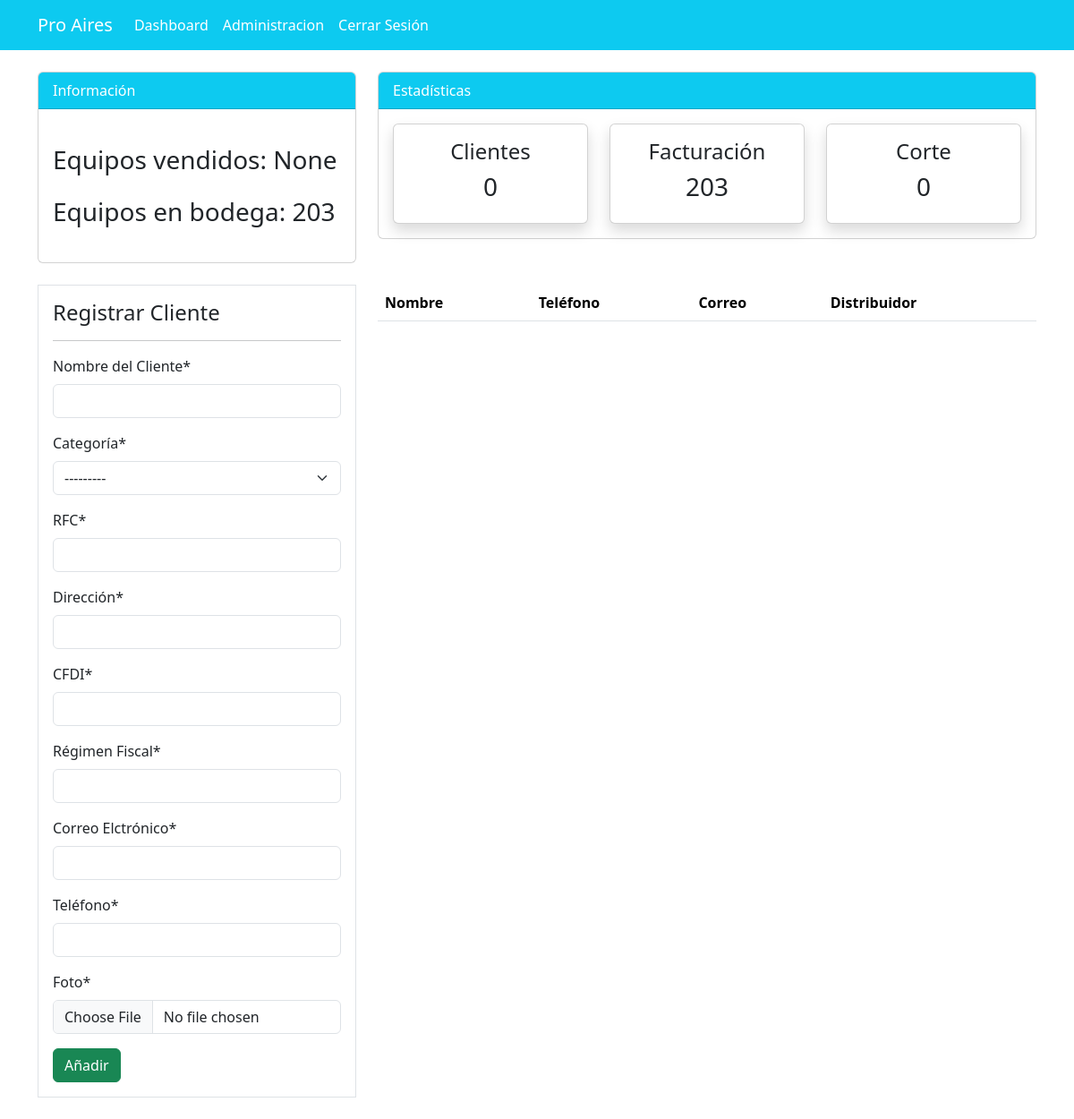
Before: /lista_clientes/ (signed in) with the older database file.
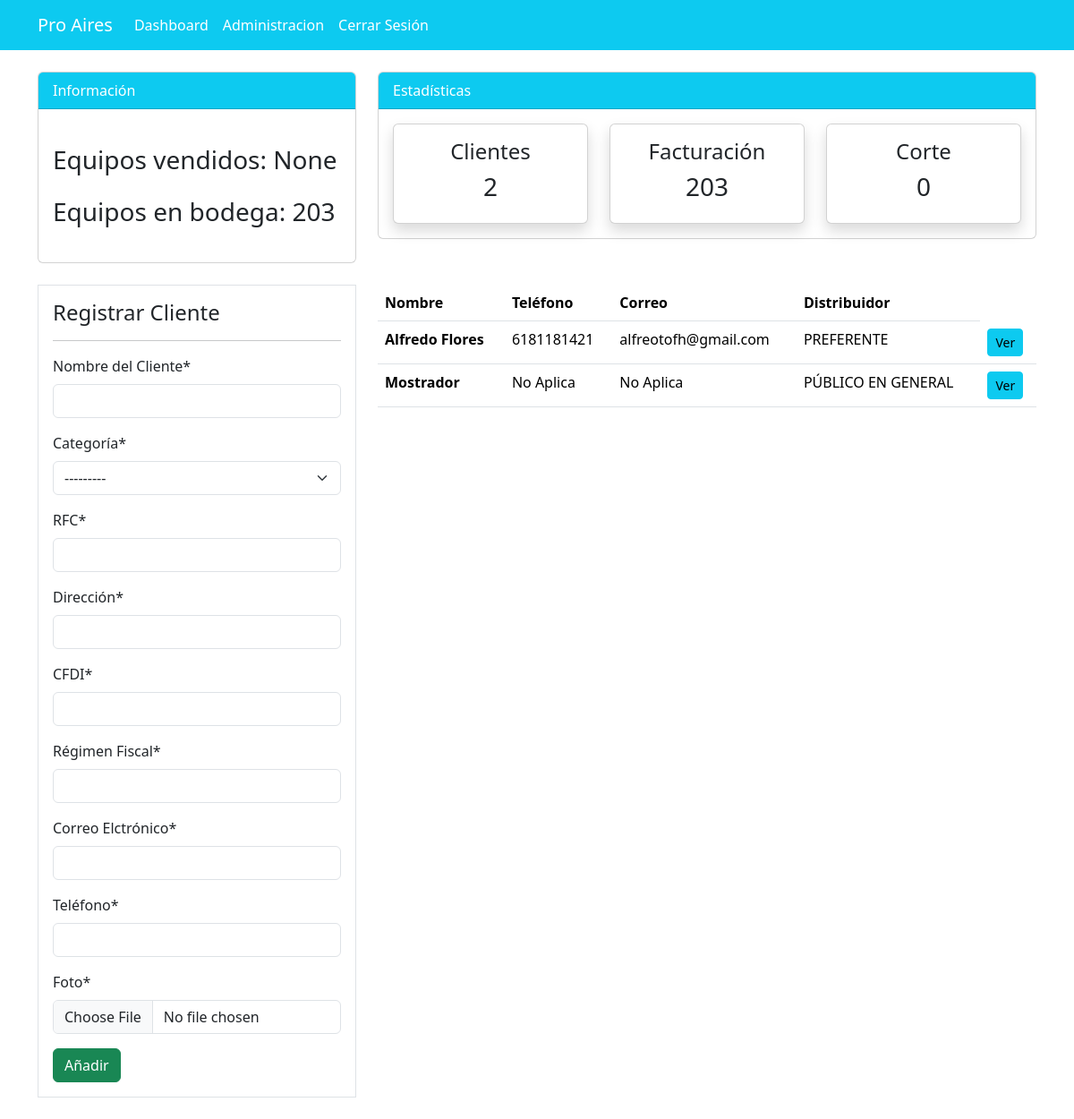
After: the same page with the newer database file.
### pos/models.py (models this page shows, shortened)
class Customer(models.Model):
    customer_name = models.CharField(max_length=100)
    status = models.CharField(max_length=50, choices=STATUS)
    RFC = models.CharField(max_length=100, unique=True)
    DIR = models.CharField(max_length=100)
    CFDI = models.CharField(max_length=100)
    REG_FIS = models.CharField(max_length=100)
    c_email = models.CharField(max_length=100)
    c_phone = models.CharField(max_length=100)
    image = models.ImageField(default='avatar.jpg', upload_to='Profile_Images')
    class Meta:
        verbose_name_plural = 'Clientes'

### pos/views.py (the view)
# urls.py: path('lista_clientes/', views.customer , name='pos-customer'),
@login_required
def customer(request):
    orders = Order.objects.all()
    productos = Producto.objects.all()
    total_quantity = productos.aggregate(Sum('quantity'))['quantity__sum']
    workers_count = User.objects.count()
    items_count = Producto.objects.count()
    orders_count = orders.count()
    total_order_quantity = orders.aggregate(Sum('order_quantity'))['order_quantity__sum']
    customer = Customer.objects.all()
    customer_count = customer.count()
    if request.method == 'POST':
        form = CustomerForm(request.POST, request.FILES)
        if form.is_valid():
            form.save()
            customer_name = form.cleaned_data.get('customer_name')
            messages.success(request, f'{customer_name} se ha añadido correctamente')
            return redirect('pos-customer')
    else:
        form = CustomerForm()
    context = {
        'orders':orders,
        'form': form,
        'productos':productos,
        'workers_count': workers_count,
        'items_count': items_count,
        'orders_count': orders_count,
        'total_order_quantity':total_order_quantity,
        'total_quantity': total_quantity,
        'customer': customer,
        'customer_count': customer_count,
    }
    return render(request, 'pos/customers_list.html', context)

### pos/forms.py
class CustomerForm(forms.ModelForm):
    class Meta:
        model = Customer
        fields = [ 'customer_name', 'status', 'RFC', 'DIR', 'CFDI', 'REG_FIS', 'c_email', 'c_phone', 'image']
        labels = {
        'customer_name': 'Nombre del Cliente',
        'status': 'Categoría',
        'RFC': 'RFC',
        'DIR': 'Dirección',
        'CFDI': 'CFDI',
        'REG_FIS': 'Régimen Fiscal',
        'c_phone': 'Teléfono',
        'c_email' : 'Correo Elctrónico',
        'image': 'Foto'
        }

### templates/pos/customers_list.html (shortened to what this page needs)
{% extends 'partials/base.html' %}
{% load crispy_forms_tags %}
{% block content %}
{% include 'partials/topnav_pos.html' %}
    <div class="container">
        <div class="row my-4">
            <div class="col-md-4">
                <div class="border bg-white p-3">
                    <h4>Registrar Cliente</h4>
                    <hr>
                    <form method ="POST">
                        {{form|crispy }}
                        <input class="btn btn-success btn-block" type="submit" value="Añadir">
                    </form>
                </div>
            </div>
            <div class="col-md-8">
                <table class="table bg-white">
                    <thead class="bg-info">
                        <tr class="text-white">
                            <th scope="col">Nombre</th>
                            <th scope="col">Teléfono</th>
                            <th scope="col">Correo</th>
                            <th scope="col">Distribuidor</th>
                        </tr>
                    </thead>
                    <tbody>
                        {% for customer in customer %}
                        <tr>
                            <th scope="row">{{ customer.customer_name }}</th>
                            <td>{{ customer.c_phone }}</td>
                            <td>{{ customer.c_email }}</td>
                            <td>{{ customer.status }}</td>
                            <th>
                                <a class="btn btn-info btn-sm" href="{% url 'pos-customer-info' customer.id %}">Ver</a>
                            </tr>
                        {% endfor %}
                    </tbody>
                </table>
            </div>
        </div>
    </div>
{% endblock %}

Changed rows visible on the page:
added Customer: customer_name "Alfredo Flores", c_phone "6181181421", c_email "alfreotofh@gmail.com", status "PREFERENTE"
added Customer: customer_name "Mostrador", c_phone "No Aplica", c_email "No Aplica", status "PÚBLICO EN GENERAL"
Other visible differences:
{{ customer_count }}: "0" → "2"
